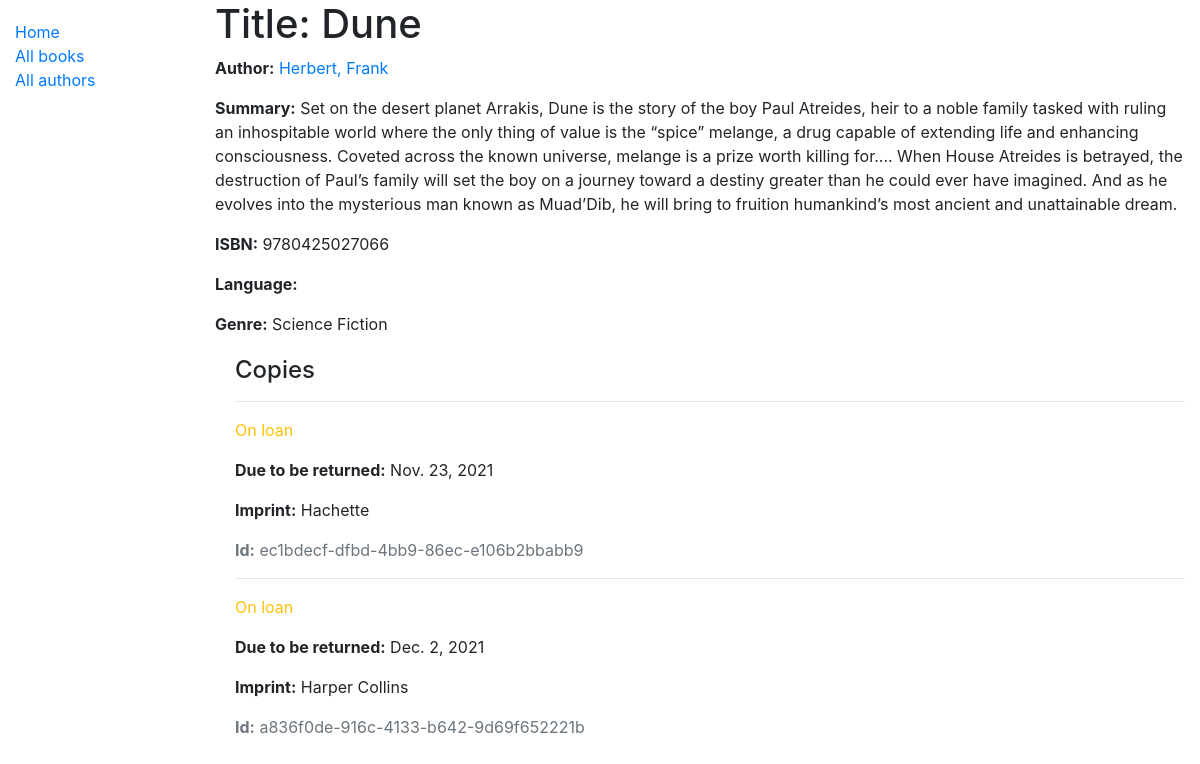
/catalog/book/3, run on the app's committed database.
### catalog/models.py (models this page shows, shortened)
class Book(models.Model):
    title = models.CharField(max_length=200)
    author = models.ForeignKey('Author', on_delete=models.SET_NULL, null=True)
    summary = models.TextField(max_length=1000, help_text='Enter a brief description of the book')
    isbn = models.CharField('ISBN', max_length=13, unique=True,
                             help_text='13 Character <a href="https://www.isbn-international.org/content/what-isbn">ISBN number</a>')
    genre = models.ManyToManyField(Genre, help_text='Select a genre for this book')
    def display_genre(self):
        """Create a string for the Genre. This is required to display genre in Admin."""
        return ', '.join(genre.name for genre in self.genre.all()[:3])
    display_genre.short_description = 'Genre'

class Author(models.Model):
    first_name = models.CharField(max_length=100)
    last_name = models.CharField(max_length=100)
    date_of_birth = models.DateField(null=True, blank=True)
    date_of_death = models.DateField('Died', null=True, blank=True)
    class Meta:
        ordering = ['last_name', 'first_name']
    def __str__(self):
        return f'{self.last_name}, {self.first_name}'

class Genre(models.Model):
    name = models.CharField(max_length=200, help_text='Enter a book genre (e.g. Science Fiction)')
    def __str__(self):
        return self.name

class BookInstance(models.Model):
    id = models.UUIDField(primary_key=True, default=uuid.uuid4, help_text='Unique ID for this particular book across whole library')
    book = models.ForeignKey('Book', on_delete=models.RESTRICT, null=True)
    imprint = models.CharField(max_length=200)
    due_back = models.DateField(null=True, blank=True)
    LOAN_STATUS = (
        ('m', 'Maintenance'),
        ('o', 'On loan'),
        ('a', 'Available'),
        ('r', 'Reserved'),
    )
    status = models.CharField(
        max_length=1,
        choices=LOAN_STATUS,
        blank=True,
        default='m',
        help_text='Book availability',
    )
    class Meta:
        ordering = ['due_back']

### catalog/views.py (the view)
# urls.py: path('book/<int:pk>', views.BookDetailView.as_view(), name='book-detail'),
class BookDetailView(generic.DetailView):
	model = Book

### catalog/templates/catalog/book_detail.html
{% extends "base_generic.html" %}
{% block content %}
  <h1>Title: {{ book.title }}</h1>
  <p><strong>Author:</strong> <a href="">{{ book.author }}</a></p>
  <p><strong>Summary:</strong> {{ book.summary }}</p>
  <p><strong>ISBN:</strong> {{ book.isbn }}</p>
  <p><strong>Language:</strong> {{ book.language }}</p>
  <p><strong>Genre:</strong> {{ book.genre.all|join:", " }}</p>
  <div style="margin-left:20px;margin-top:20px">
    <h4>Copies</h4>
    {% for copy in book.bookinstance_set.all %}
      <hr>
      <p class="{% if copy.status == 'a' %}text-success{% elif copy.status == 'm' %}text-danger{% else %}text-warning{% endif %}">
        {{ copy.get_status_display }}
      </p>
      {% if copy.status != 'a' %}
        <p><strong>Due to be returned:</strong> {{ copy.due_back }}</p>
      {% endif %}
      <p><strong>Imprint:</strong> {{ copy.imprint }}</p>
      <p class="text-muted"><strong>Id:</strong> {{ copy.id }}</p>
    {% endfor %}
  </div>
{% endblock %}

### catalog/templates/base_generic.html (shortened to what this page needs)
<!DOCTYPE html>
<html lang="en">
<head>
  <link rel="stylesheet" href="https://cdn.jsdelivr.net/npm/bootstrap@4.5.3/dist/css/bootstrap.min.css">
  {% load static %}
  <link rel="stylesheet" href="{% static 'css/styles.css' %}">
</head>
<body>
  <div class="container-fluid">
    <div class="row">
      <div class="col-sm-2">
      {% block sidebar %}
        <ul class="sidebar-nav">
          <li><a href="{% url 'index' %}">Home</a></li>
          <li><a href="{% url 'books' %}">All books</a></li>
          <li><a href="">All authors</a></li>
        </ul>
     {% endblock %}
      </div>
      <div class="col-sm-10 ">{% block content %}{% endblock %}
</div>
    </div>
  </div>
</body>
</html>

### catalog/static/css/styles.css (style rules this page uses)
.sidebar-nav { margin-top: 20px; padding: 0; list-style: none; }

### data on the page
Book: title "Dune", author "Herbert, Frank", summary "Set on the desert planet Arrakis, Dune is the story of the boy Paul Atreides, heir to a noble family tasked with ruling an inhospitable world where the only thing of value is the “spice” melange, a drug capable of extending life and enhancing consciousness. Coveted across the known universe, melange is a prize worth killing for.... When House Atreides is betrayed, the destruction of Paul’s family will set the boy on a journey toward a destiny greater than he could ever have imagined. And as he evolves into the mysterious man known as Muad’Dib, he will bring to fruition humankind’s most ancient and unattainable dream.", isbn "9780425027066", genre.all "Science Fiction"
BookInstance: status "On loan", due_back "Nov. 23, 2021", imprint "Hachette", id "ec1bdecf-dfbd-4bb9-86ec-e106b2bbabb9"
BookInstance: status "On loan", due_back "Dec. 2, 2021", imprint "Harper Collins", id "a836f0de-916c-4133-b642-9d69f652221b"
